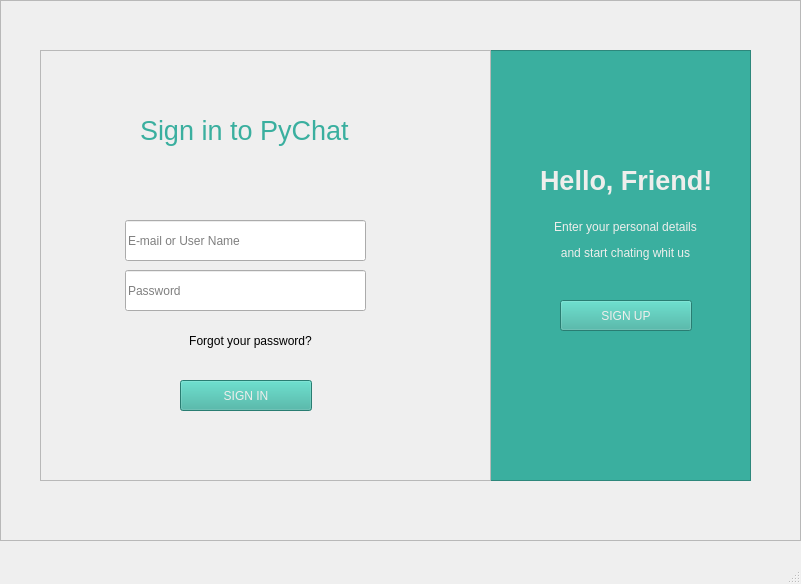
<?xml version="1.0" encoding="UTF-8"?>
<ui version="4.0">
 <class>MainWindow</class>
 <widget class="QMainWindow" name="MainWindow">
  <property name="geometry">
   <rect>
    <x>0</x>
    <y>0</y>
    <width>801</width>
    <height>584</height>
   </rect>
  </property>
  <property name="windowTitle">
   <string>MainWindow</string>
  </property>
  <widget class="QWidget" name="centralwidget">
   <widget class="QFrame" name="Signin_FRM">
    <property name="geometry">
     <rect>
      <x>0</x>
      <y>0</y>
      <width>801</width>
      <height>541</height>
     </rect>
    </property>
    <property name="frameShape">
     <enum>QFrame::StyledPanel</enum>
    </property>
    <property name="frameShadow">
     <enum>QFrame::Raised</enum>
    </property>
    <widget class="QLabel" name="label_2">
     <property name="geometry">
      <rect>
       <x>0</x>
       <y>0</y>
       <width>801</width>
       <height>541</height>
      </rect>
     </property>
     <property name="text">
      <string/>
     </property>
     <property name="pixmap">
      <pixmap>images/b-1.jpg</pixmap>
     </property>
    </widget>
    <widget class="QFrame" name="frame_5">
     <property name="geometry">
      <rect>
       <x>40</x>
       <y>50</y>
       <width>711</width>
       <height>431</height>
      </rect>
     </property>
     <property name="frameShape">
      <enum>QFrame::StyledPanel</enum>
     </property>
     <property name="frameShadow">
      <enum>QFrame::Raised</enum>
     </property>
     <widget class="QFrame" name="frame_6">
      <property name="geometry">
       <rect>
        <x>450</x>
        <y>0</y>
        <width>261</width>
        <height>431</height>
       </rect>
      </property>
      <property name="styleSheet">
       <string notr="true">background-color: rgb(58, 175, 159);</string>
      </property>
      <property name="frameShape">
       <enum>QFrame::StyledPanel</enum>
      </property>
      <property name="frameShadow">
       <enum>QFrame::Raised</enum>
      </property>
      <widget class="QLabel" name="label_7">
       <property name="geometry">
        <rect>
         <x>50</x>
         <y>110</y>
         <width>171</width>
         <height>41</height>
        </rect>
       </property>
       <property name="text">
        <string>&lt;!DOCTYPE HTML PUBLIC &quot;-//W3C//DTD HTML 4.0//EN&quot; &quot;http://www.w3.org/TR/REC-html40/strict.dtd&quot;&gt;
&lt;html&gt;&lt;head&gt;&lt;meta name=&quot;qrichtext&quot; content=&quot;1&quot; /&gt;&lt;style type=&quot;text/css&quot;&gt;
p, li { white-space: pre-wrap; }
&lt;/style&gt;&lt;/head&gt;&lt;body style=&quot; font-family:'Ubuntu'; font-size:11pt; font-weight:400; font-style:normal;&quot;&gt;
&lt;p style=&quot; margin-top:12px; margin-bottom:12px; margin-left:0px; margin-right:0px; -qt-block-indent:0; text-indent:0px;&quot;&gt;&lt;span style=&quot; font-size:20pt; font-weight:600; color:#eeeeec;&quot;&gt;Hello, Friend!&lt;/span&gt;&lt;/p&gt;&lt;/body&gt;&lt;/html&gt;</string>
       </property>
      </widget>
      <widget class="QLabel" name="label_8">
       <property name="geometry">
        <rect>
         <x>40</x>
         <y>160</y>
         <width>191</width>
         <height>61</height>
        </rect>
       </property>
       <property name="text">
        <string>&lt;html&gt;&lt;head/&gt;&lt;body&gt;&lt;p align=&quot;center&quot;&gt;&lt;span style=&quot; color:#eeeeec;&quot;&gt;Enter your personal details&lt;/span&gt;&lt;/p&gt;&lt;p align=&quot;center&quot;&gt;&lt;span style=&quot; color:#eeeeec;&quot;&gt;and start chating whit us&lt;/span&gt;&lt;/p&gt;&lt;/body&gt;&lt;/html&gt;</string>
       </property>
      </widget>
      <widget class="QPushButton" name="Signup1_BTN">
       <property name="geometry">
        <rect>
         <x>70</x>
         <y>250</y>
         <width>132</width>
         <height>31</height>
        </rect>
       </property>
       <property name="styleSheet">
        <string notr="true">color: rgb(238, 238, 236);
background-color: rgb(57, 175, 159);
</string>
       </property>
       <property name="text">
        <string>SIGN UP</string>
       </property>
      </widget>
     </widget>
     <widget class="QFrame" name="frame_7">
      <property name="geometry">
       <rect>
        <x>0</x>
        <y>0</y>
        <width>451</width>
        <height>431</height>
       </rect>
      </property>
      <property name="frameShape">
       <enum>QFrame::StyledPanel</enum>
      </property>
      <property name="frameShadow">
       <enum>QFrame::Raised</enum>
      </property>
      <widget class="QLineEdit" name="Username_LE">
       <property name="geometry">
        <rect>
         <x>85</x>
         <y>170</y>
         <width>241</width>
         <height>41</height>
        </rect>
       </property>
       <property name="cursor">
        <cursorShape>IBeamCursor</cursorShape>
       </property>
       <property name="cursorPosition">
        <number>0</number>
       </property>
       <property name="placeholderText">
        <string>E-mail or User Name</string>
       </property>
       <property name="clearButtonEnabled">
        <bool>true</bool>
       </property>
      </widget>
      <widget class="QLineEdit" name="Password_LE">
       <property name="geometry">
        <rect>
         <x>85</x>
         <y>220</y>
         <width>241</width>
         <height>41</height>
        </rect>
       </property>
       <property name="placeholderText">
        <string>Password</string>
       </property>
       <property name="clearButtonEnabled">
        <bool>true</bool>
       </property>
      </widget>
      <widget class="QLabel" name="label_9">
       <property name="geometry">
        <rect>
         <x>139</x>
         <y>300</y>
         <width>140</width>
         <height>5</height>
        </rect>
       </property>
       <property name="text">
        <string/>
       </property>
       <property name="pixmap">
        <pixmap>images/untitled.png</pixmap>
       </property>
      </widget>
      <widget class="QPushButton" name="Signin_BTN">
       <property name="geometry">
        <rect>
         <x>140</x>
         <y>330</y>
         <width>132</width>
         <height>31</height>
        </rect>
       </property>
       <property name="styleSheet">
        <string notr="true">color: rgb(238, 238, 236);
background-color: rgb(57, 175, 159);
</string>
       </property>
       <property name="text">
        <string>SIGN IN</string>
       </property>
      </widget>
      <widget class="QLabel" name="label_10">
       <property name="geometry">
        <rect>
         <x>100</x>
         <y>60</y>
         <width>211</width>
         <height>41</height>
        </rect>
       </property>
       <property name="text">
        <string>&lt;html&gt;&lt;head/&gt;&lt;body&gt;&lt;p&gt;&lt;span style=&quot; font-size:20pt; color:#3aaf9f;&quot;&gt;Sign in to PyChat&lt;/span&gt;&lt;/p&gt;&lt;/body&gt;&lt;/html&gt;</string>
       </property>
      </widget>
      <widget class="QPushButton" name="Forgotpass_BTN_2">
       <property name="geometry">
        <rect>
         <x>130</x>
         <y>280</y>
         <width>161</width>
         <height>21</height>
        </rect>
       </property>
       <property name="text">
        <string>Forgot your password?</string>
       </property>
       <property name="flat">
        <bool>true</bool>
       </property>
      </widget>
     </widget>
    </widget>
   </widget>
   <widget class="QFrame" name="Signup_FRM">
    <property name="geometry">
     <rect>
      <x>1000</x>
      <y>10</y>
      <width>801</width>
      <height>541</height>
     </rect>
    </property>
    <property name="frameShape">
     <enum>QFrame::StyledPanel</enum>
    </property>
    <property name="frameShadow">
     <enum>QFrame::Raised</enum>
    </property>
    <widget class="QLabel" name="label_3">
     <property name="geometry">
      <rect>
       <x>0</x>
       <y>0</y>
       <width>801</width>
       <height>541</height>
      </rect>
     </property>
     <property name="text">
      <string/>
     </property>
     <property name="pixmap">
      <pixmap>images/b-1.jpg</pixmap>
     </property>
    </widget>
    <widget class="QFrame" name="frame_8">
     <property name="geometry">
      <rect>
       <x>40</x>
       <y>50</y>
       <width>711</width>
       <height>431</height>
      </rect>
     </property>
     <property name="frameShape">
      <enum>QFrame::StyledPanel</enum>
     </property>
     <property name="frameShadow">
      <enum>QFrame::Raised</enum>
     </property>
     <widget class="QFrame" name="frame_10">
      <property name="geometry">
       <rect>
        <x>260</x>
        <y>0</y>
        <width>451</width>
        <height>431</height>
       </rect>
      </property>
      <property name="frameShape">
       <enum>QFrame::StyledPanel</enum>
      </property>
      <property name="frameShadow">
       <enum>QFrame::Raised</enum>
      </property>
      <widget class="QLineEdit" name="Usename_LE_3">
       <property name="geometry">
        <rect>
         <x>80</x>
         <y>160</y>
         <width>241</width>
         <height>41</height>
        </rect>
       </property>
       <property name="cursor">
        <cursorShape>IBeamCursor</cursorShape>
       </property>
       <property name="cursorPosition">
        <number>0</number>
       </property>
       <property name="placeholderText">
        <string>E-mail or User Name</string>
       </property>
       <property name="clearButtonEnabled">
        <bool>true</bool>
       </property>
      </widget>
      <widget class="QLineEdit" name="Password_LE_3">
       <property name="geometry">
        <rect>
         <x>80</x>
         <y>110</y>
         <width>241</width>
         <height>41</height>
        </rect>
       </property>
       <property name="placeholderText">
        <string>Name</string>
       </property>
       <property name="clearButtonEnabled">
        <bool>true</bool>
       </property>
      </widget>
      <widget class="QPushButton" name="Signin_BTN_3">
       <property name="geometry">
        <rect>
         <x>140</x>
         <y>370</y>
         <width>132</width>
         <height>31</height>
        </rect>
       </property>
       <property name="styleSheet">
        <string notr="true">color: rgb(238, 238, 236);
background-color: rgb(57, 175, 159);
</string>
       </property>
       <property name="text">
        <string>SIGN UP</string>
       </property>
      </widget>
      <widget class="QLabel" name="label_14">
       <property name="geometry">
        <rect>
         <x>100</x>
         <y>30</y>
         <width>211</width>
         <height>41</height>
        </rect>
       </property>
       <property name="text">
        <string>&lt;html&gt;&lt;head/&gt;&lt;body&gt;&lt;p&gt;&lt;span style=&quot; font-size:20pt; font-weight:600; color:#3aaf9f;&quot;&gt;Create Account&lt;/span&gt;&lt;/p&gt;&lt;/body&gt;&lt;/html&gt;</string>
       </property>
      </widget>
      <widget class="QLineEdit" name="Password_LE_4">
       <property name="geometry">
        <rect>
         <x>80</x>
         <y>210</y>
         <width>241</width>
         <height>41</height>
        </rect>
       </property>
       <property name="placeholderText">
        <string>Password</string>
       </property>
       <property name="clearButtonEnabled">
        <bool>true</bool>
       </property>
      </widget>
      <widget class="QLineEdit" name="Username_LE_7">
       <property name="geometry">
        <rect>
         <x>80</x>
         <y>260</y>
         <width>241</width>
         <height>41</height>
        </rect>
       </property>
       <property name="cursor">
        <cursorShape>IBeamCursor</cursorShape>
       </property>
       <property name="text">
        <string/>
       </property>
       <property name="cursorPosition">
        <number>0</number>
       </property>
       <property name="placeholderText">
        <string>Confirm Password</string>
       </property>
       <property name="clearButtonEnabled">
        <bool>true</bool>
       </property>
      </widget>
      <widget class="QPushButton" name="pushButton_2">
       <property name="geometry">
        <rect>
         <x>80</x>
         <y>310</y>
         <width>45</width>
         <height>41</height>
        </rect>
       </property>
       <property name="text">
        <string/>
       </property>
       <property name="icon">
        <iconset>
         <normaloff>images/change.png</normaloff>images/change.png</iconset>
       </property>
       <property name="iconSize">
        <size>
         <width>50</width>
         <height>50</height>
        </size>
       </property>
       <property name="flat">
        <bool>true</bool>
       </property>
      </widget>
      <widget class="QLineEdit" name="lineEdit">
       <property name="geometry">
        <rect>
         <x>230</x>
         <y>310</y>
         <width>91</width>
         <height>41</height>
        </rect>
       </property>
      </widget>
      <widget class="QLabel" name="label">
       <property name="geometry">
        <rect>
         <x>130</x>
         <y>310</y>
         <width>91</width>
         <height>41</height>
        </rect>
       </property>
       <property name="text">
        <string/>
       </property>
       <property name="pixmap">
        <pixmap>images/now-b01dbeaa-d946-4953-9056-2f492c5cdd88-1210-680.jpg</pixmap>
       </property>
       <property name="scaledContents">
        <bool>true</bool>
       </property>
      </widget>
     </widget>
     <widget class="QFrame" name="frame_9">
      <property name="geometry">
       <rect>
        <x>0</x>
        <y>0</y>
        <width>261</width>
        <height>431</height>
       </rect>
      </property>
      <property name="styleSheet">
       <string notr="true">background-color: rgb(58, 175, 159);</string>
      </property>
      <property name="frameShape">
       <enum>QFrame::StyledPanel</enum>
      </property>
      <property name="frameShadow">
       <enum>QFrame::Raised</enum>
      </property>
      <widget class="QLabel" name="label_11">
       <property name="geometry">
        <rect>
         <x>30</x>
         <y>110</y>
         <width>201</width>
         <height>41</height>
        </rect>
       </property>
       <property name="text">
        <string>&lt;!DOCTYPE HTML PUBLIC &quot;-//W3C//DTD HTML 4.0//EN&quot; &quot;http://www.w3.org/TR/REC-html40/strict.dtd&quot;&gt;
&lt;html&gt;&lt;head&gt;&lt;meta name=&quot;qrichtext&quot; content=&quot;1&quot; /&gt;&lt;style type=&quot;text/css&quot;&gt;
p, li { white-space: pre-wrap; }
&lt;/style&gt;&lt;/head&gt;&lt;body style=&quot; font-family:'Ubuntu'; font-size:11pt; font-weight:400; font-style:normal;&quot;&gt;
&lt;p style=&quot; margin-top:12px; margin-bottom:12px; margin-left:0px; margin-right:0px; -qt-block-indent:0; text-indent:0px;&quot;&gt;&lt;span style=&quot; font-size:20pt; font-weight:600; color:#eeeeec;&quot;&gt;Wellcome Back!&lt;/span&gt;&lt;/p&gt;&lt;/body&gt;&lt;/html&gt;</string>
       </property>
      </widget>
      <widget class="QLabel" name="label_12">
       <property name="geometry">
        <rect>
         <x>16</x>
         <y>160</y>
         <width>231</width>
         <height>61</height>
        </rect>
       </property>
       <property name="text">
        <string>&lt;html&gt;&lt;head/&gt;&lt;body&gt;&lt;p align=&quot;center&quot;&gt;&lt;span style=&quot; color:#eeeeec;&quot;&gt;To keep connected whit us please&lt;/span&gt;&lt;/p&gt;&lt;p align=&quot;center&quot;&gt;&lt;span style=&quot; color:#eeeeec;&quot;&gt;login whit your personal info&lt;/span&gt;&lt;/p&gt;&lt;/body&gt;&lt;/html&gt;</string>
       </property>
      </widget>
      <widget class="QPushButton" name="pushButton">
       <property name="geometry">
        <rect>
         <x>70</x>
         <y>250</y>
         <width>132</width>
         <height>31</height>
        </rect>
       </property>
       <property name="styleSheet">
        <string notr="true">color: rgb(238, 238, 236);
background-color: rgb(57, 175, 159);
</string>
       </property>
       <property name="text">
        <string>SIGN IN</string>
       </property>
      </widget>
     </widget>
    </widget>
   </widget>
   <widget class="QFrame" name="Recover_FRM">
    <property name="geometry">
     <rect>
      <x>1840</x>
      <y>20</y>
      <width>801</width>
      <height>541</height>
     </rect>
    </property>
    <property name="frameShape">
     <enum>QFrame::StyledPanel</enum>
    </property>
    <property name="frameShadow">
     <enum>QFrame::Raised</enum>
    </property>
    <widget class="QLabel" name="label_4">
     <property name="geometry">
      <rect>
       <x>0</x>
       <y>0</y>
       <width>801</width>
       <height>541</height>
      </rect>
     </property>
     <property name="text">
      <string/>
     </property>
     <property name="pixmap">
      <pixmap>images/b-1.jpg</pixmap>
     </property>
    </widget>
    <widget class="QFrame" name="frame">
     <property name="geometry">
      <rect>
       <x>40</x>
       <y>50</y>
       <width>451</width>
       <height>431</height>
      </rect>
     </property>
     <property name="frameShape">
      <enum>QFrame::StyledPanel</enum>
     </property>
     <property name="frameShadow">
      <enum>QFrame::Raised</enum>
     </property>
     <widget class="QFrame" name="frame_13">
      <property name="geometry">
       <rect>
        <x>0</x>
        <y>0</y>
        <width>451</width>
        <height>431</height>
       </rect>
      </property>
      <property name="frameShape">
       <enum>QFrame::StyledPanel</enum>
      </property>
      <property name="frameShadow">
       <enum>QFrame::Raised</enum>
      </property>
      <widget class="QLineEdit" name="Username_LE_2">
       <property name="geometry">
        <rect>
         <x>85</x>
         <y>170</y>
         <width>241</width>
         <height>41</height>
        </rect>
       </property>
       <property name="cursor">
        <cursorShape>IBeamCursor</cursorShape>
       </property>
       <property name="cursorPosition">
        <number>0</number>
       </property>
       <property name="placeholderText">
        <string>E-mail</string>
       </property>
       <property name="clearButtonEnabled">
        <bool>true</bool>
       </property>
      </widget>
      <widget class="QPushButton" name="Signin_BTN_2">
       <property name="geometry">
        <rect>
         <x>140</x>
         <y>230</y>
         <width>132</width>
         <height>31</height>
        </rect>
       </property>
       <property name="styleSheet">
        <string notr="true">color: rgb(238, 238, 236);
background-color: rgb(57, 175, 159);
</string>
       </property>
       <property name="text">
        <string>SEND</string>
       </property>
      </widget>
      <widget class="QLabel" name="label_17">
       <property name="geometry">
        <rect>
         <x>100</x>
         <y>60</y>
         <width>221</width>
         <height>41</height>
        </rect>
       </property>
       <property name="text">
        <string>&lt;html&gt;&lt;head/&gt;&lt;body&gt;&lt;p&gt;&lt;span style=&quot; font-size:20pt; color:#3aaf9f;&quot;&gt;Recover Password&lt;/span&gt;&lt;/p&gt;&lt;/body&gt;&lt;/html&gt;</string>
       </property>
      </widget>
     </widget>
    </widget>
   </widget>
   <widget class="QFrame" name="Recover_FRM_2">
    <property name="geometry">
     <rect>
      <x>2660</x>
      <y>20</y>
      <width>801</width>
      <height>541</height>
     </rect>
    </property>
    <property name="frameShape">
     <enum>QFrame::StyledPanel</enum>
    </property>
    <property name="frameShadow">
     <enum>QFrame::Raised</enum>
    </property>
    <widget class="QLabel" name="label_5">
     <property name="geometry">
      <rect>
       <x>0</x>
       <y>0</y>
       <width>801</width>
       <height>541</height>
      </rect>
     </property>
     <property name="text">
      <string/>
     </property>
     <property name="pixmap">
      <pixmap>images/b-1.jpg</pixmap>
     </property>
    </widget>
    <widget class="QFrame" name="frame_2">
     <property name="geometry">
      <rect>
       <x>40</x>
       <y>50</y>
       <width>711</width>
       <height>431</height>
      </rect>
     </property>
     <property name="frameShape">
      <enum>QFrame::StyledPanel</enum>
     </property>
     <property name="frameShadow">
      <enum>QFrame::Raised</enum>
     </property>
     <widget class="QFrame" name="frame_14">
      <property name="geometry">
       <rect>
        <x>0</x>
        <y>0</y>
        <width>451</width>
        <height>431</height>
       </rect>
      </property>
      <property name="frameShape">
       <enum>QFrame::StyledPanel</enum>
      </property>
      <property name="frameShadow">
       <enum>QFrame::Raised</enum>
      </property>
      <widget class="QLineEdit" name="Username_LE_4">
       <property name="geometry">
        <rect>
         <x>85</x>
         <y>170</y>
         <width>241</width>
         <height>41</height>
        </rect>
       </property>
       <property name="cursor">
        <cursorShape>IBeamCursor</cursorShape>
       </property>
       <property name="cursorPosition">
        <number>0</number>
       </property>
       <property name="placeholderText">
        <string>E-mail</string>
       </property>
       <property name="clearButtonEnabled">
        <bool>true</bool>
       </property>
      </widget>
      <widget class="QPushButton" name="Signin_BTN_4">
       <property name="geometry">
        <rect>
         <x>140</x>
         <y>230</y>
         <width>132</width>
         <height>31</height>
        </rect>
       </property>
       <property name="styleSheet">
        <string notr="true">color: rgb(238, 238, 236);
background-color: rgb(57, 175, 159);
</string>
       </property>
       <property name="text">
        <string>SEND</string>
       </property>
      </widget>
      <widget class="QLabel" name="label_18">
       <property name="geometry">
        <rect>
         <x>100</x>
         <y>60</y>
         <width>221</width>
         <height>41</height>
        </rect>
       </property>
       <property name="text">
        <string>&lt;html&gt;&lt;head/&gt;&lt;body&gt;&lt;p&gt;&lt;span style=&quot; font-size:20pt; color:#3aaf9f;&quot;&gt;Recover Password&lt;/span&gt;&lt;/p&gt;&lt;/body&gt;&lt;/html&gt;</string>
       </property>
      </widget>
     </widget>
     <widget class="QFrame" name="Varify_FRM">
      <property name="geometry">
       <rect>
        <x>450</x>
        <y>0</y>
        <width>261</width>
        <height>431</height>
       </rect>
      </property>
      <property name="styleSheet">
       <string notr="true">background-color: rgb(58, 175, 159);</string>
      </property>
      <property name="frameShape">
       <enum>QFrame::StyledPanel</enum>
      </property>
      <property name="frameShadow">
       <enum>QFrame::Raised</enum>
      </property>
      <widget class="QLabel" name="label_13">
       <property name="geometry">
        <rect>
         <x>50</x>
         <y>110</y>
         <width>171</width>
         <height>41</height>
        </rect>
       </property>
       <property name="text">
        <string>&lt;!DOCTYPE HTML PUBLIC &quot;-//W3C//DTD HTML 4.0//EN&quot; &quot;http://www.w3.org/TR/REC-html40/strict.dtd&quot;&gt;
&lt;html&gt;&lt;head&gt;&lt;meta name=&quot;qrichtext&quot; content=&quot;1&quot; /&gt;&lt;style type=&quot;text/css&quot;&gt;
p, li { white-space: pre-wrap; }
&lt;/style&gt;&lt;/head&gt;&lt;body style=&quot; font-family:'Ubuntu'; font-size:11pt; font-weight:400; font-style:normal;&quot;&gt;
&lt;p style=&quot; margin-top:12px; margin-bottom:12px; margin-left:0px; margin-right:0px; -qt-block-indent:0; text-indent:0px;&quot;&gt;&lt;span style=&quot; font-size:20pt; font-weight:600; color:#eeeeec;&quot;&gt;Varify Code&lt;/span&gt;&lt;/p&gt;&lt;/body&gt;&lt;/html&gt;</string>
       </property>
      </widget>
      <widget class="QLabel" name="label_15">
       <property name="geometry">
        <rect>
         <x>50</x>
         <y>170</y>
         <width>161</width>
         <height>21</height>
        </rect>
       </property>
       <property name="text">
        <string>&lt;html&gt;&lt;head/&gt;&lt;body&gt;&lt;p align=&quot;center&quot;&gt;&lt;span style=&quot; color:#eeeeec;&quot;&gt;Enter 6 digits number&lt;/span&gt;&lt;/p&gt;&lt;/body&gt;&lt;/html&gt;</string>
       </property>
      </widget>
      <widget class="QPushButton" name="Signup1_BTN_2">
       <property name="geometry">
        <rect>
         <x>70</x>
         <y>250</y>
         <width>132</width>
         <height>31</height>
        </rect>
       </property>
       <property name="styleSheet">
        <string notr="true">color: rgb(238, 238, 236);
background-color: rgb(57, 175, 159);
</string>
       </property>
       <property name="text">
        <string>Check</string>
       </property>
      </widget>
      <widget class="QLineEdit" name="Username_LE_3">
       <property name="geometry">
        <rect>
         <x>40</x>
         <y>190</y>
         <width>181</width>
         <height>41</height>
        </rect>
       </property>
       <property name="cursor">
        <cursorShape>IBeamCursor</cursorShape>
       </property>
       <property name="cursorPosition">
        <number>0</number>
       </property>
       <property name="placeholderText">
        <string>              -   -   -   -   -   -</string>
       </property>
       <property name="clearButtonEnabled">
        <bool>true</bool>
       </property>
      </widget>
     </widget>
    </widget>
   </widget>
   <widget class="QFrame" name="Recover_FRM_3">
    <property name="geometry">
     <rect>
      <x>3130</x>
      <y>570</y>
      <width>801</width>
      <height>541</height>
     </rect>
    </property>
    <property name="frameShape">
     <enum>QFrame::StyledPanel</enum>
    </property>
    <property name="frameShadow">
     <enum>QFrame::Raised</enum>
    </property>
    <widget class="QLabel" name="label_6">
     <property name="geometry">
      <rect>
       <x>0</x>
       <y>0</y>
       <width>801</width>
       <height>541</height>
      </rect>
     </property>
     <property name="text">
      <string/>
     </property>
     <property name="pixmap">
      <pixmap>images/b-1.jpg</pixmap>
     </property>
    </widget>
    <widget class="QFrame" name="frame_3">
     <property name="geometry">
      <rect>
       <x>40</x>
       <y>50</y>
       <width>711</width>
       <height>431</height>
      </rect>
     </property>
     <property name="frameShape">
      <enum>QFrame::StyledPanel</enum>
     </property>
     <property name="frameShadow">
      <enum>QFrame::Raised</enum>
     </property>
     <widget class="QFrame" name="Varify_FRM_2">
      <property name="geometry">
       <rect>
        <x>0</x>
        <y>0</y>
        <width>261</width>
        <height>431</height>
       </rect>
      </property>
      <property name="styleSheet">
       <string notr="true">background-color: rgb(58, 175, 159);</string>
      </property>
      <property name="frameShape">
       <enum>QFrame::StyledPanel</enum>
      </property>
      <property name="frameShadow">
       <enum>QFrame::Raised</enum>
      </property>
      <widget class="QLabel" name="label_16">
       <property name="geometry">
        <rect>
         <x>10</x>
         <y>110</y>
         <width>231</width>
         <height>51</height>
        </rect>
       </property>
       <property name="text">
        <string>&lt;!DOCTYPE HTML PUBLIC &quot;-//W3C//DTD HTML 4.0//EN&quot; &quot;http://www.w3.org/TR/REC-html40/strict.dtd&quot;&gt;
&lt;html&gt;&lt;head&gt;&lt;meta name=&quot;qrichtext&quot; content=&quot;1&quot; /&gt;&lt;style type=&quot;text/css&quot;&gt;
p, li { white-space: pre-wrap; }
&lt;/style&gt;&lt;/head&gt;&lt;body style=&quot; font-family:'Ubuntu'; font-size:11pt; font-weight:400; font-style:normal;&quot;&gt;
&lt;p align=&quot;center&quot; style=&quot; margin-top:12px; margin-bottom:12px; margin-left:0px; margin-right:0px; -qt-block-indent:0; text-indent:0px;&quot;&gt;&lt;span style=&quot; font-size:14pt; font-weight:600; color:#eeeeec;&quot;&gt;Tip's for strong password&lt;/span&gt;&lt;/p&gt;&lt;/body&gt;&lt;/html&gt;</string>
       </property>
      </widget>
      <widget class="QLabel" name="label_20">
       <property name="geometry">
        <rect>
         <x>20</x>
         <y>160</y>
         <width>221</width>
         <height>181</height>
        </rect>
       </property>
       <property name="text">
        <string>&lt;html&gt;&lt;head/&gt;&lt;body&gt;&lt;p&gt;&lt;span style=&quot; color:#eeeeec;&quot;&gt;The password should&lt;/span&gt;&lt;br/&gt;&lt;/p&gt;&lt;p&gt;&lt;span style=&quot; font-size:10pt; color:#eeeeec;&quot;&gt;_ incloud number ,symbol,capital&lt;/span&gt;&lt;/p&gt;&lt;p&gt;&lt;span style=&quot; font-size:10pt; color:#eeeeec;&quot;&gt;and lowe case letters&lt;/span&gt;&lt;br/&gt;&lt;/p&gt;&lt;p&gt;&lt;span style=&quot; font-size:10pt; color:#eeeeec;&quot;&gt;_has 8 characters , Minimum&lt;/span&gt;&lt;/p&gt;&lt;p align=&quot;center&quot;&gt;&lt;br/&gt;&lt;/p&gt;&lt;/body&gt;&lt;/html&gt;</string>
       </property>
      </widget>
     </widget>
     <widget class="QFrame" name="frame_15">
      <property name="geometry">
       <rect>
        <x>260</x>
        <y>0</y>
        <width>451</width>
        <height>431</height>
       </rect>
      </property>
      <property name="frameShape">
       <enum>QFrame::StyledPanel</enum>
      </property>
      <property name="frameShadow">
       <enum>QFrame::Raised</enum>
      </property>
      <widget class="QLineEdit" name="Username_LE_5">
       <property name="geometry">
        <rect>
         <x>85</x>
         <y>170</y>
         <width>241</width>
         <height>41</height>
        </rect>
       </property>
       <property name="cursor">
        <cursorShape>IBeamCursor</cursorShape>
       </property>
       <property name="cursorPosition">
        <number>0</number>
       </property>
       <property name="placeholderText">
        <string>New Password</string>
       </property>
       <property name="clearButtonEnabled">
        <bool>true</bool>
       </property>
      </widget>
      <widget class="QPushButton" name="Signin_BTN_5">
       <property name="geometry">
        <rect>
         <x>140</x>
         <y>280</y>
         <width>132</width>
         <height>31</height>
        </rect>
       </property>
       <property name="styleSheet">
        <string notr="true">color: rgb(238, 238, 236);
background-color: rgb(57, 175, 159);
</string>
       </property>
       <property name="text">
        <string>CHENGE</string>
       </property>
      </widget>
      <widget class="QLabel" name="label_19">
       <property name="geometry">
        <rect>
         <x>100</x>
         <y>60</y>
         <width>221</width>
         <height>41</height>
        </rect>
       </property>
       <property name="text">
        <string>&lt;html&gt;&lt;head/&gt;&lt;body&gt;&lt;p&gt;&lt;span style=&quot; font-size:20pt; color:#3aaf9f;&quot;&gt;Change Password&lt;/span&gt;&lt;/p&gt;&lt;/body&gt;&lt;/html&gt;</string>
       </property>
      </widget>
      <widget class="QLineEdit" name="Username_LE_6">
       <property name="geometry">
        <rect>
         <x>85</x>
         <y>220</y>
         <width>241</width>
         <height>41</height>
        </rect>
       </property>
       <property name="cursor">
        <cursorShape>IBeamCursor</cursorShape>
       </property>
       <property name="text">
        <string/>
       </property>
       <property name="cursorPosition">
        <number>0</number>
       </property>
       <property name="placeholderText">
        <string>Confirm Password</string>
       </property>
       <property name="clearButtonEnabled">
        <bool>true</bool>
       </property>
      </widget>
     </widget>
    </widget>
   </widget>
  </widget>
  <widget class="QMenuBar" name="menubar">
   <property name="geometry">
    <rect>
     <x>0</x>
     <y>0</y>
     <width>801</width>
     <height>22</height>
    </rect>
   </property>
  </widget>
  <widget class="QStatusBar" name="statusbar"/>
 </widget>
 <resources/>
 <connections/>
</ui>
